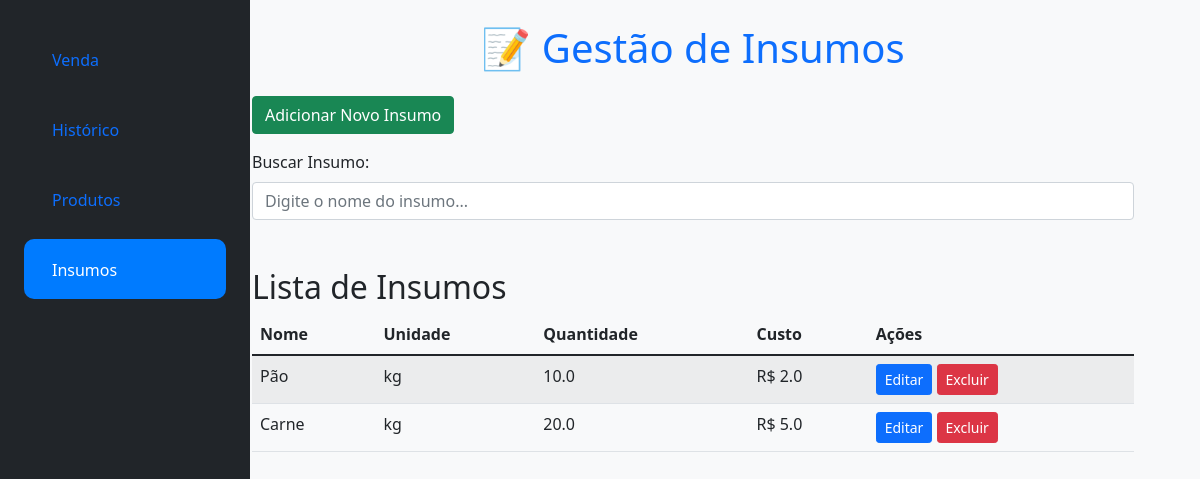
Before: /insumos with the older database file.
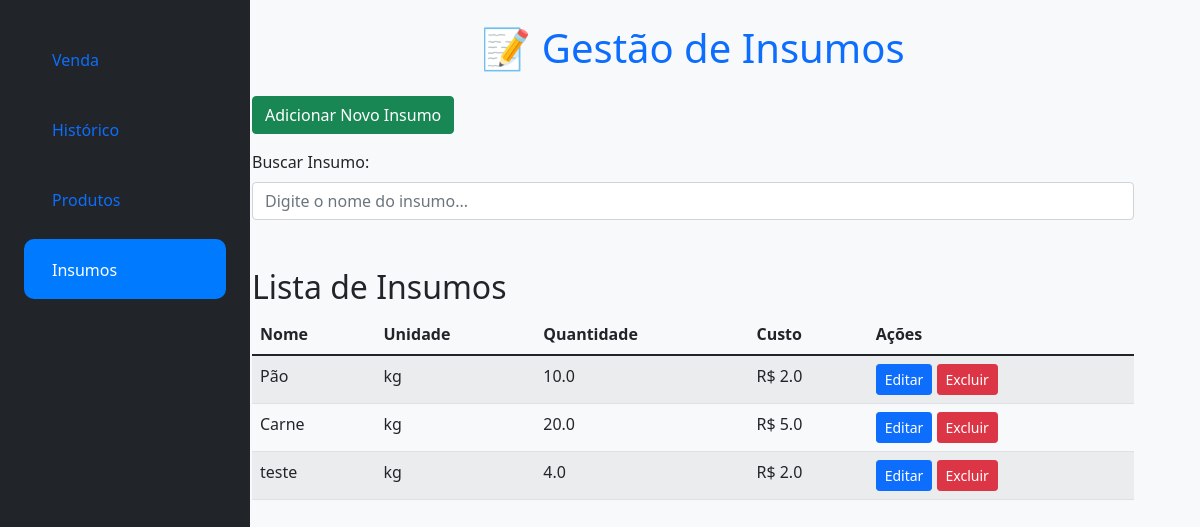
After: the same page with the newer database file.
### app.py (models this page shows)
class Insumo(db.Model):
    id = db.Column(db.Integer, primary_key=True)
    nome = db.Column(db.String(100), nullable=False)
    unidade = db.Column(db.String(20), nullable=False)
    quantidade = db.Column(db.Float, nullable=False)
    custo = db.Column(db.Float, nullable=False)

### app.py (the view, shortened to what this page needs)
@app.route('/insumos', methods=['GET', 'POST'])
def insumos():
    insumos = Insumo.query.all()
    return render_template('insumos.html', insumos=insumos)

### templates/insumos.html (shortened to what this page needs)
{% extends 'base.html' %}
{% block content %}
<div class="d-flex flex-column flex-md-row">
    <nav class="col-md-3 col-lg-2 d-md-block bg-dark text-white sidebar p-4">
        <div class="position-sticky">
            <ul class="nav flex-column">
                <li class="nav-item">
                    <a class="nav-link {% if request.endpoint == 'venda' %} active {% endif %}" href="{{ url_for('venda') }}">
                         <span class="ms-2">Venda</span>
                    </a>
                </li>
                <li class="nav-item">
                    <a class="nav-link {% if request.endpoint == 'historico' %} active {% endif %}" href="{{ url_for('historico') }}">
                         <span class="ms-2">Histórico</span>
                    </a>
                </li>
                <li class="nav-item">
                    <a class="nav-link {% if request.endpoint == 'produtos' %} active {% endif %}" href="{{ url_for('produtos') }}">
                         <span class="ms-2">Produtos</span>
                    </a>
                </li>
                <li class="nav-item">
                    <a class="nav-link {% if request.endpoint == 'insumos' %} active {% endif %}" href="{{ url_for('insumos') }}">
                         <span class="ms-2">Insumos</span>
                    </a>
                </li>
            </ul>
        </div>
    </nav>
        <main class="col-md-9 ms-sm-auto col-lg-10 px-4 main-content">
            <h1 class="mb-4 text-center text-primary">📝 Gestão de Insumos</h1>
            <button class="btn btn-success mb-3" data-bs-toggle="modal" data-bs-target="#modalInsumo">
                Adicionar Novo Insumo
            </button>
            <div class="mb-3">
                <label for="searchInsumo" class="form-label">Buscar Insumo:</label>
                <input type="text" id="searchInsumo" class="form-control" onkeyup="buscarInsumo()" placeholder="Digite o nome do insumo...">
            </div>
            <h2 class="mt-5">Lista de Insumos</h2>
            <table class="table table-striped" id="tabelaInsumos">
                <thead>
                    <tr>
                        <th>Nome</th>
                        <th>Unidade</th>
                        <th>Quantidade</th>
                        <th>Custo</th>
                        <th>Ações</th>
                    </tr>
                </thead>
                <tbody>
                    {% for insumo in insumos %}
                    <tr>
                        <td>{{ insumo.nome }}</td>
                        <td>{{ insumo.unidade }}</td>
                        <td>{{ insumo.quantidade }}</td>
                        <td>R$ {{ insumo.custo|round(2) }}</td>
                        <td>
                            <a href="{{ url_for('editar_insumo', id=insumo.id) }}" class="btn btn-primary btn-sm">Editar</a>
                            <form action="{{ url_for('deletar_insumo', id=insumo.id) }}" method="POST" style="display:inline;">
                                <button type="submit" class="btn btn-danger btn-sm" onclick="return confirm('Deseja excluir este insumo?')">Excluir</button>
                            </form>
                        </td>
                    </tr>
                    {% endfor %}
                </tbody>
            </table>
        </main>
    </div>
</div>
{% endblock %}

Changed rows visible on the page:
added Insumo: nome "teste", unidade "kg", quantidade "4.0", custo "2.0"
